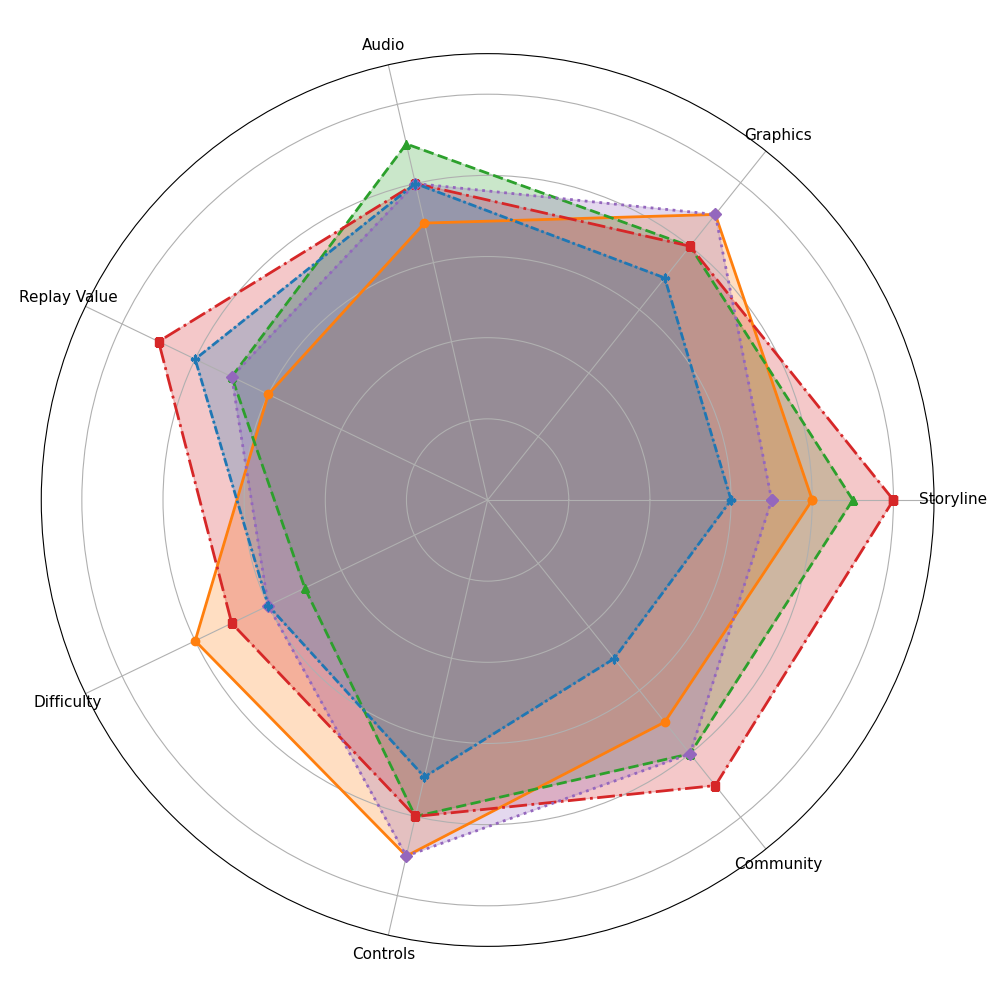

Write Python code to recreate this figure.
import matplotlib.pyplot as plt
import numpy as np

categories = ['Storyline', 'Graphics', 'Audio', 'Replay Value', 'Difficulty', 'Controls', 'Community']

action_game = [8, 9, 7, 6, 8, 9, 7]
adventure_game = [9, 8, 9, 7, 5, 8, 8]
role_playing_game = [10, 8, 8, 9, 7, 8, 9]
shooter_game = [7, 9, 8, 7, 6, 9, 8]
sports_game = [6, 7, 8, 8, 6, 7, 5]

action_game += action_game[:1]
adventure_game += adventure_game[:1]
role_playing_game += role_playing_game[:1]
shooter_game += shooter_game[:1]
sports_game += sports_game[:1]

num_vars = len(categories)
angles = np.linspace(0, 2 * np.pi, num_vars, endpoint=False).tolist()
angles += angles[:1]

fig, ax = plt.subplots(figsize=(10, 10), subplot_kw=dict(polar=True))

plt.ylim(0, 11)

# Manually shuffled color assignments
genres = {
    'Action': ('#ff7f0e', 'solid', 'o'),  # Previously #1f77b4
    'Adventure': ('#2ca02c', '--', '^'), # Previously #ff7f0e
    'Role-Playing': ('#d62728', 'dashdot', 's'), # Previously #2ca02c
    'Shooter': ('#9467bd', ':', 'D'), # Previously #d62728
    'Sports': ('#1f77b4', (0, (3, 1, 1, 1)), 'P') # Previously #9467bd
}

datasets = [action_game, adventure_game, role_playing_game, shooter_game, sports_game]

for data, style in zip(datasets, genres.values()):
    color, linestyle, marker = style
    ax.plot(angles, data, color=color, linewidth=2, linestyle=linestyle, marker=marker, markersize=6)
    ax.fill(angles, data, color=color, alpha=0.25)

ax.set_xticks(angles[:-1])
ax.set_xticklabels(categories, color='black', size=11)
ax.set_yticklabels([])

plt.tight_layout()
plt.show()
